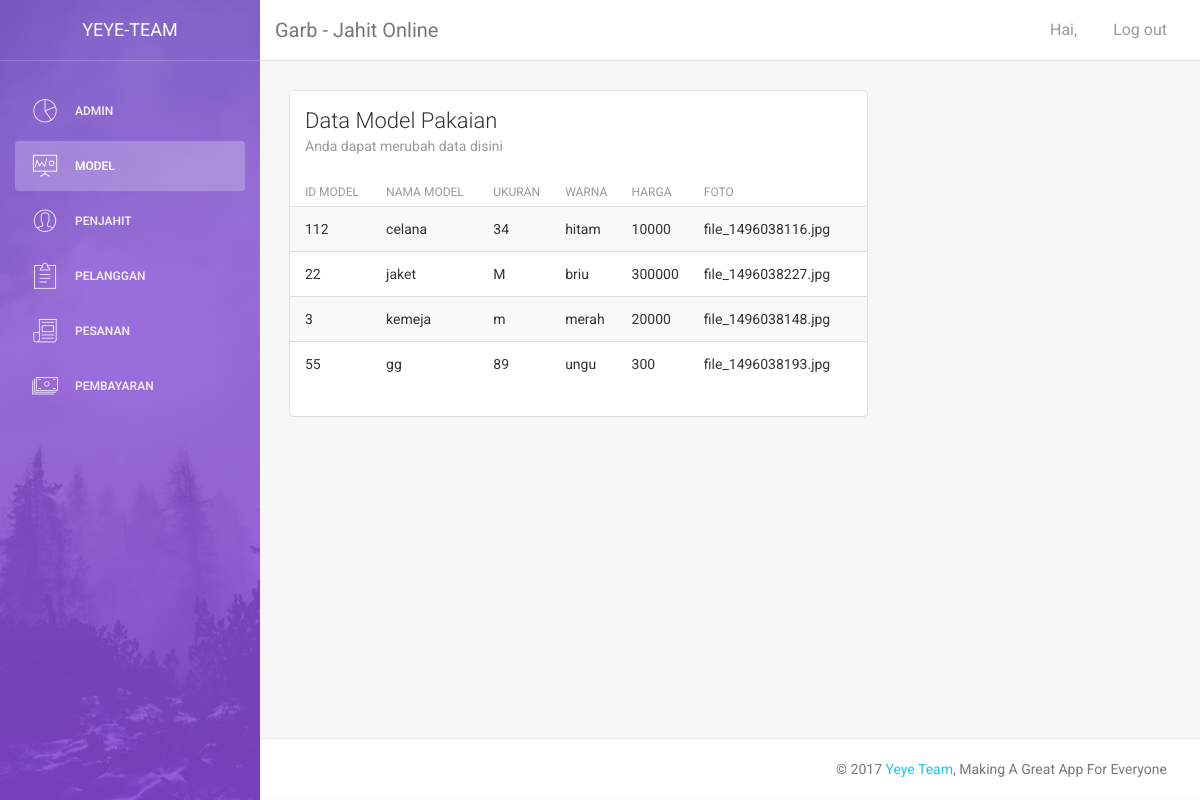
The app's page /garb/index.php/model with its own data.
### tables this page shows
CREATE TABLE `model` (
  `id_model` varchar(10) NOT NULL,
  `nama_model` varchar(50) NOT NULL,
  `ukuran` varchar(5) NOT NULL,
  `warna` varchar(20) NOT NULL,
  `harga` int(11) NOT NULL,
  `foto` varchar(255) NOT NULL
);

### garb/application/controllers/model.php (called while the page is built, shortened)
<?php
class Model extends CI_Controller{
	function __construct(){
	$this->load->model('m_model');
	$this->load->helper('url');
	}
	function index(){
		$data['model']=$this->m_model->read_model()->result();
		$this->load->view('v_model',$data);
	}
}
?>

### garb/index.php (called while the page is built, shortened)
<?php
require_once BASEPATH.'core/CodeIgniter.php';

### Garb/application/models/m_model.php (called while the page is built, shortened)
<?php
 class m_model extends CI_Model{
	 function read_model(){
		 return $this->db->get('model');
 }
 }
 ?>

### Garb/application/views/v_model.php (the view, shortened to what this page needs)
<!doctype html>
<html lang="en">
<head>
    <link href="http://localhost/garb/assets/css/bootstrap.min.css" rel="stylesheet" />
    <link href="http://localhost/garb/assets/css/animate.min.css" rel="stylesheet"/>
    <link href="http://localhost/garb/assets/css/light-bootstrap-dashboard.css" rel="stylesheet"/>
    <link href="http://localhost/garb/assets/css/demo.css" rel="stylesheet" />
    <link href="http://maxcdn.bootstrapcdn.com/font-awesome/4.2.0/css/font-awesome.min.css" rel="stylesheet">
    <link href="http://localhost/garb/assets/css/pe-icon-7-stroke.css" rel="stylesheet" />
</head>
<body>
<div class="wrapper">
    <div class="sidebar" data-color="purple" data-image="assets/img/sidebar-5.jpg">
    	<div class="sidebar-wrapper">
            <div class="logo">
                <a href="" class="simple-text">
                    Yeye-Team
                </a>
            </div>
            <ul class="nav">
                <li class="">
                    <a href="<?php echo base_url('admin'); ?>">
                        <i class="pe-7s-graph"></i>
                        <p>Admin</p>
                    </a>
                </li>
                                <li  class="active">
                    <a href="<?php echo base_url('model'); ?>">
                        <i class="pe-7s-display1"></i>
                        <p>Model</p>
                    </a>
                </li>
                <li>
                    <a href="<?php echo base_url('penjahit'); ?>">
                        <i class="pe-7s-user"></i>
                        <p>Penjahit</p>
                    </a>
                </li>
                <li>
                    <a href="<?php echo base_url('User'); ?>">
                        <i class="pe-7s-note2"></i>
                        <p>Pelanggan</p>
                    </a>
                </li>
                <li>
                    <a href="<?php echo base_url('Pemesanan'); ?>">
                        <i class="pe-7s-news-paper"></i>
                        <p>Pesanan</p>
                    </a>
                </li>
                <li>
                    <a href="<?php echo base_url('Pembayaran'); ?>">
                        <i class="pe-7s-cash"></i>
                        <p>Pembayaran</p>
                    </a>
                </li>
            </ul>
    	</div>
    </div>
    <div class="main-panel">
        <nav class="navbar navbar-default navbar-fixed">
            <div class="container-fluid">
                <div class="navbar-header">
                    <a class="navbar-brand" href="#">Garb - Jahit Online</a>
                </div>
                <div class="collapse navbar-collapse">
                    <ul class="nav navbar-nav navbar-right">
                        <li>
                          <a href="">
                               <p>Hai, <?php echo $this->session->userdata("nama"); ?></p>
                           </a>
                        </li>
                        <li>
                            <a href="<?php echo base_url('login/logout'); ?>">
                                <p>Log out</p>
                            </a>
                        </li>
                    </ul>
                </div>
            </div>
        </nav>
        <div class="content">
            <div class="container-fluid">
                <div class="row">
                    <div class="col-md-8">
                        <div class="card">
                            <div class="header">
                                <h4 class="title">Data Model Pakaian</h4>
                                <p class="category">Anda dapat merubah data disini</p>
                            </div>
                            <div class="content table-responsive table-full-width">
                                <table class="table table-hover table-striped">
                                    <thead>
                                        <th>ID Model</th>
										<th>Nama Model</th>
										<th>Ukuran</th>
										<th>Warna</th>
										<th>Harga</th>
										<th>Foto</th>
                                    </thead>
                                    <tbody>
                                       <?php
		foreach($model as $p){
			?>
			<tr>
				<td><?php echo $p->id_model ?></td>
				<td><?php echo $p->nama_model ?></td>
				<td><?php echo $p->ukuran ?></td>
				<td><?php echo $p->warna ?></td>
				<td><?php echo $p->harga ?></td>
				<td><?php echo $p->foto ?></td>
			</tr>
		<?php } ?>
                                    </tbody>
                                </table>
                            </div>
                        </div>
                    </div>
                </div>
            </div>
        </div>
        <footer class="footer">
            <div class="container-fluid">
                <p class="copyright pull-right">
                    &copy; <script>document.write(new Date().getFullYear())</script> <a href="http://www.creative-tim.com">Yeye Team</a>, Making A Great App For Everyone
                </p>
            </div>
        </footer>
    </div>
</div>
</body>
</html>

### records on screen
model: id_model "112", nama_model "celana", ukuran "34", warna "hitam", harga "10000", foto "file_1496038116.jpg"
model: id_model "22", nama_model "jaket", ukuran "M", warna "briu", harga "300000", foto "file_1496038227.jpg"
model: id_model "3", nama_model "kemeja", ukuran "m", warna "merah", harga "20000", foto "file_1496038148.jpg"
model: id_model "55", nama_model "gg", ukuran "89", warna "ungu", harga "300", foto "file_1496038193.jpg"
